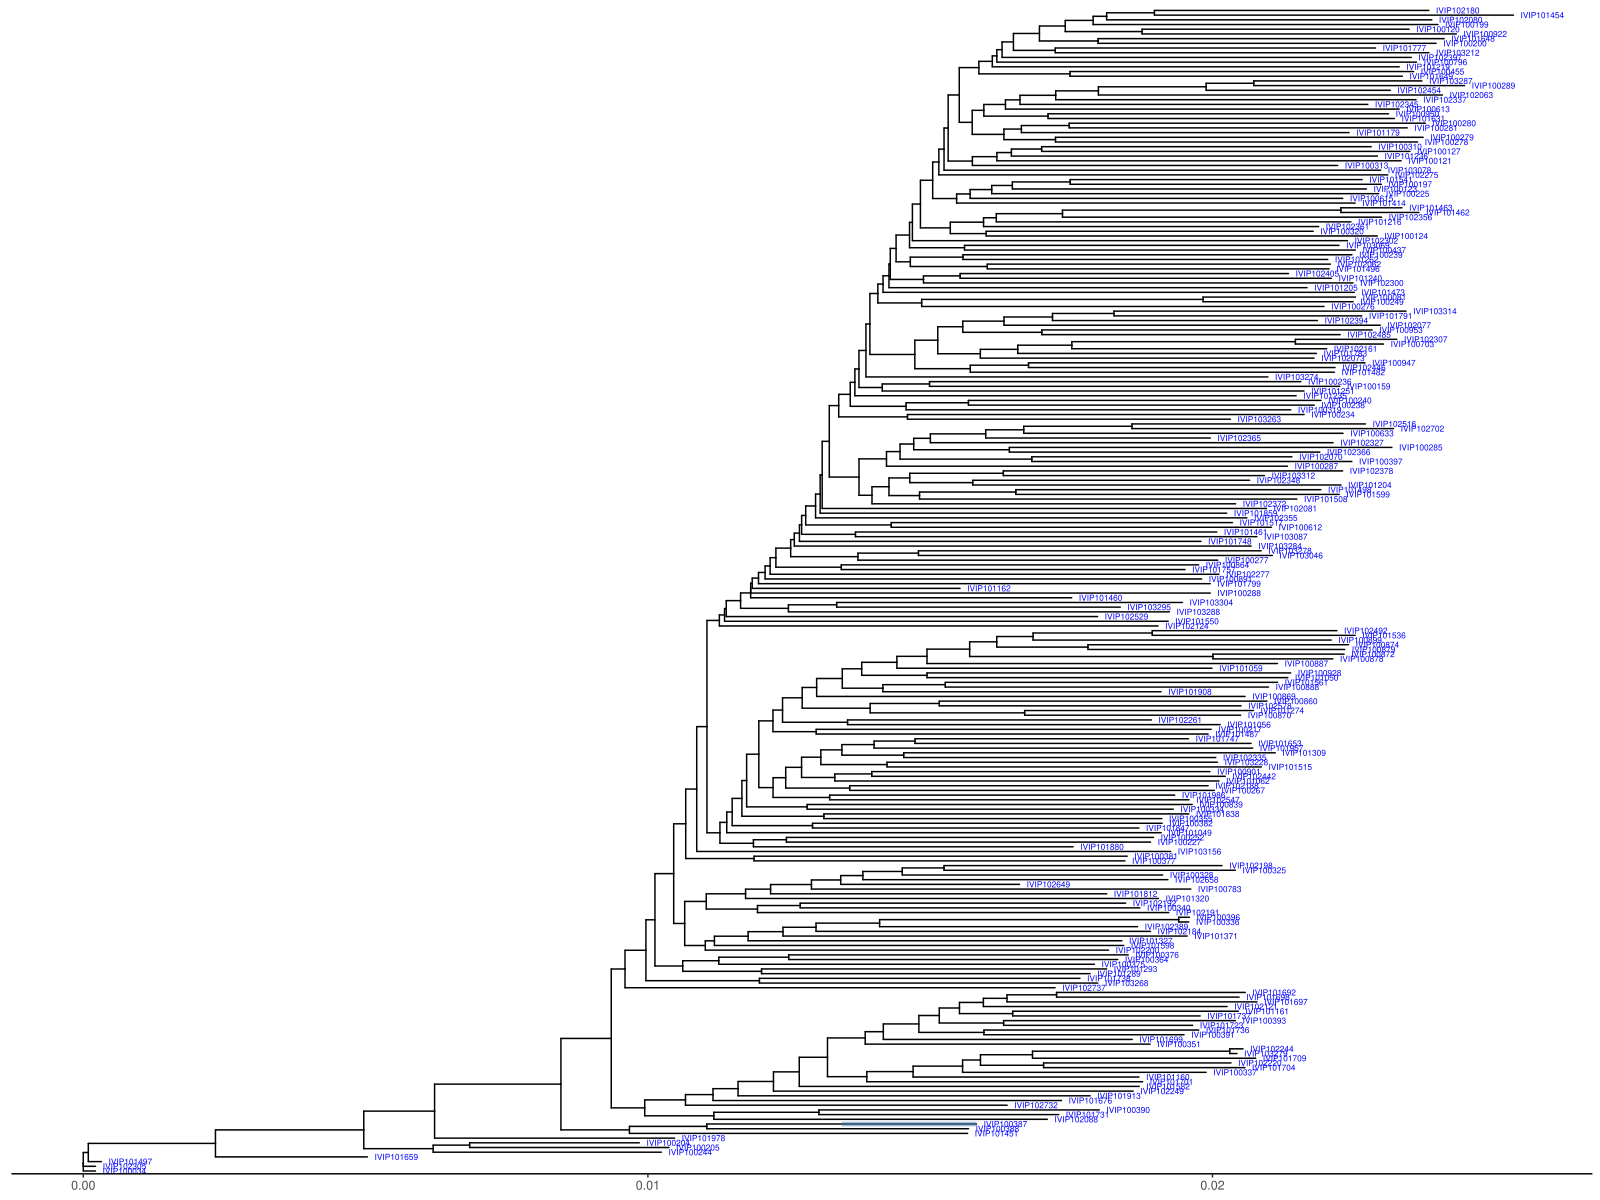

Write the R code that produced this figure.
suppressPackageStartupMessages(library('ggtree'))
suppressPackageStartupMessages(library('tidytree'))
suppressPackageStartupMessages(library('tidyverse'))
suppressPackageStartupMessages(library('treeio'))

#################
## Genetic groups
#################

genetic_groups <- read.csv("01.data/03.genetic_structure_jonathan_dijon/genetic_groups_K_equal_to_6.csv")


#################################################
## Import Jonathan Newick data
## https://4va.github.io/biodatasci/r-ggtree.html
#################################################

faba_tree <- read.newick("01.data/03.genetic_structure_jonathan_dijon/wastral_gene_ratio01_raxml_2.raxml.bestTree")

########################################################
## Plot phylogenetic tree based on Jonathan Newick data
## Tutorials
## https://4va.github.io/biodatasci/r-ggtree.html
## https://yulab-smu.top/treedata-book/chapter4.html#basic-tree-visualization
#################################################

faba_tree <- read.tree("01.data/03.genetic_structure_jonathan_dijon/wastral_gene_ratio01_raxml_2.raxml.bestTree")

ggplot(faba_tree) + 
  geom_tree() + 
  theme(text = element_text(size = 3)) +
  theme_tree2()  # The horizontal dimension in this plot shows the amount of genetic change,

ggtree(faba_tree) + theme_tree2() + geom_tiplab(size = 2, color = 'blue') + 
  geom_highlight(node=10, fill="steelblue")

ggsave(filename = "02.analyses/04.genetic_structure_faba_collection/genetic_structure.pdf", width = 16, height = 12)
